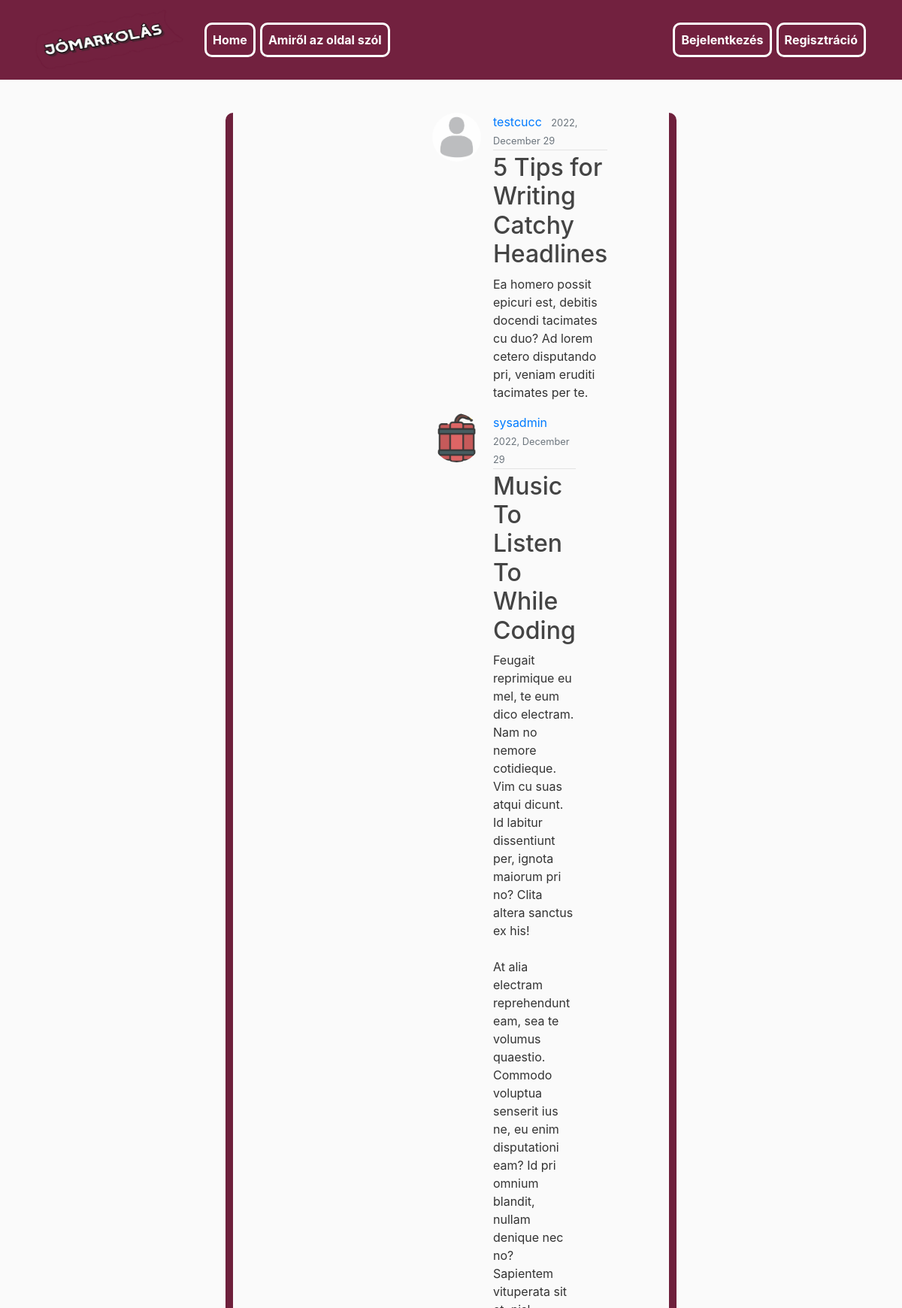
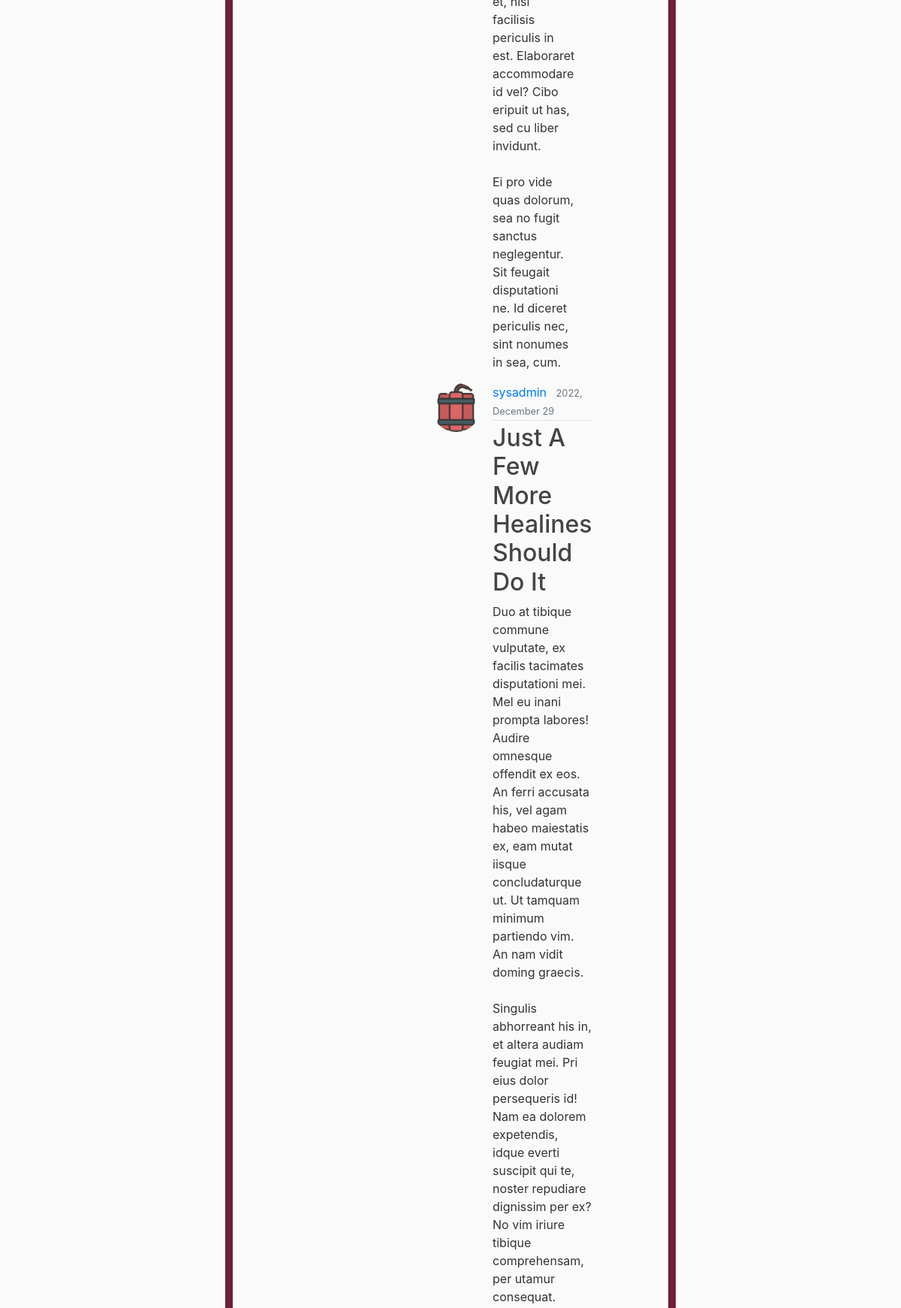
The page / (upper part) on the database its author committed (2 pictures, top to bottom).
### blog/models.py (models this page shows, shortened)
class Post(models.Model):
    title = models.CharField(max_length=100)
    content = models.TextField()
    date_posted = models.DateTimeField(default = timezone.now)
    author = models.ForeignKey(User, on_delete=models.CASCADE)

### users/models.py (models this page shows, shortened)
class Profile(models.Model):
    user = models.OneToOneField(User, on_delete=models.CASCADE)
    image = models.ImageField(default='default.jpg', upload_to='profile_pics')

### blog/views.py (the view)
# urls.py: path('', PostListView.as_view(), name='blog-home'),
class PostListView(ListView):
    model = Post
    template_name = 'blog/home.html'
    context_object_name = 'posts'
    paginate_by = 5
    ordering = ['-date_posted']

### blog/templates/blog/home.html (shortened to what this page needs)
{% extends "blog/base.html" %}
{% block content %}
    {% for post in posts%}
        <article class="media content-section">
            <img class ="rounded-circle article-img" src="{{ post.author.profile.image.url }}">
            <div class="media-body">
            <div class="article-metadata">
                <a class="mr-2" href="{% url 'user-posts' post.author.username %}">{{ post.author }}</a>
                <small class="text-muted">{{ post.date_posted|date:"Y, F d" }}</small>
            </div>
            <h2><a class="article-title" href="{% url 'post-detail' post.id %}">{{ post.title }}</a></h2>
            <p class="article-content">{{ post.content }}</p>
            </div>
        </article>
    {% endfor %}
{% endblock content %}

### blog/templates/blog/base.html (shortened to what this page needs)
{% load static %}
<!DOCTYPE html>
<html>
<head>
     <link rel="stylesheet" href="https://cdn.jsdelivr.net/npm/bootstrap@4.0.0/dist/css/bootstrap.min.css">
     <link rel="stylesheet" type="text/css" href="{% static '/blog/main.css'%}">
</head>
<body>
    <header class="site-header">
        <nav class="navbar navbar-expand-md navbar-dark bg-steel fixed-top">
          <div class="container">
            <a class="navbar-brand mr-4" href="{% url 'blog-home' %}"><img id="kepikonos" src="{% static '/blog/jomarkolaskesz.png'%}"></a>
            <div class="collapse navbar-collapse" id="navbarToggle">
              <div class="navbar-nav mr-auto">
                <a class="nav-item nav-link" href="{% url 'blog-home' %}"><b>Home</b></a>
                <a class="nav-item nav-link" href="{% url 'blog-about' %}"><b>Amiről az oldal szól</b></a>
              </div>
              <div class="navbar-nav">
                {% if user.is_authenticated %}
                <a class="nav-item nav-link" href="{% url 'post-create' %}"><b>Új Poszt</b></a>
                <a class="nav-item nav-link" href="{% url 'profile' %}"><b>Profil</b></a>
                <a class="nav-item nav-link" href="{% url 'logout' %}"><b>Kijelentkezés</b></a>
                {% else %}
                <a class="nav-item nav-link" href="{% url 'login' %}"><b>Bejelentkezés</b></a>
                <a class="nav-item nav-link" href="{% url 'register' %}"><b>Regisztráció</b></a>
                {% endif %}
              </div>
            </div>
          </div>
        </nav>
    </header>
    <main role="main" class="container">
        <div class="row">
          <div class="col-md-8">
            {% block content %}{% endblock %}
          </div>
        </div>
    </main>
</body>
</html>

### blog/static/blog/main.css (style rules this page uses)
body { background: #fafafa; color: #333333; margin-top:150px; margin-right: 300px; padding-left: 250px; margin-left: 300px; border: 3px; border-color: #6e203c; border-radius: 10px; border-right-style: solid; border-left-style: solid; border-width: 10px; }
h1, h2, h3, h4, h5, h6 { color: #444444; }
.bg-steel { background-color: #72213f; }
.site-header .navbar-nav .nav-link { color: #ffffff; border: 3px; border-style:solid; border-radius: 10px; border-color: #ffffff; margin: 3px; }
.article-title { color: #444444; }
.article-content { white-space: pre-line; }
.article-img { height: 65px; width: 65px; margin-right: 16px; }
.article-metadata { padding-bottom: 1px; margin-bottom: 4px; border-bottom: 1px solid #e3e3e3 }
#kepikonos { height: 80px; width: 200px; }

### rows shown on the page
Post: author.profile.image (placeholder picture), author "testcucc", date_posted "2022, December 29", title "5 Tips for Writing Catchy Headlines", content "Ea homero possit epicuri est, debitis docendi tacimates cu duo? Ad lorem cetero disputando pri, veniam eruditi tacimates per te."
Post: author.profile.image (picture), author "sysadmin", date_posted "2022, December 29", title "Music To Listen To While Coding", content "Feugait reprimique eu mel, te eum dico electram. Nam no nemore cotidieque. Vim cu suas atqui dicunt. Id labitur dissentiunt per, ignota maiorum pri no? Clita altera sanctus ex his! At alia electram reprehendunt eam, sea te volumus quaestio. Commodo voluptua senserit ius ne, eu enim disputationi eam? Id pri omnium blandit, nullam denique nec no? Sapientem vituperata sit et, nisl facilisis periculis in est. Elaboraret accommodare id vel? Cibo eripuit ut has, sed cu liber invidunt. Ei pro vide quas dolorum, sea no fugit sanctus neglegentur. Sit feugait disputationi ne. Id diceret periculis nec, sint nonumes in sea, cum."
Post: author.profile.image (picture), author "sysadmin", date_posted "2022, December 29", title "Just A Few More Healines Should Do It", content "Duo at tibique commune vulputate, ex facilis tacimates disputationi mei. Mel eu inani prompta labores! Audire omnesque offendit ex eos. An ferri accusata his, vel agam habeo maiestatis ex, eam mutat iisque concludaturque ut. Ut tamquam minimum partiendo vim. An nam vidit doming graecis. Singulis abhorreant his in, et altera audiam feugiat mei. Pri eius dolor persequeris id! Nam ea dolorem expetendis, idque everti suscipit qui te, noster repudiare dignissim per ex? No vim iriure tibique comprehensam, per utamur consequat."
